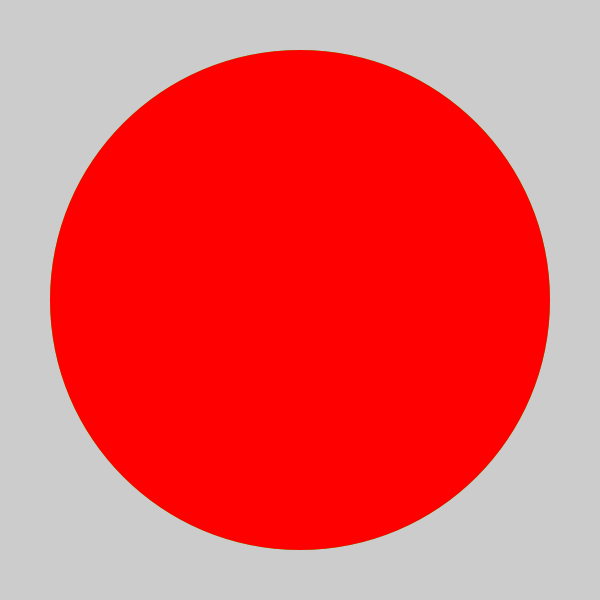
Frame 1 (no input)
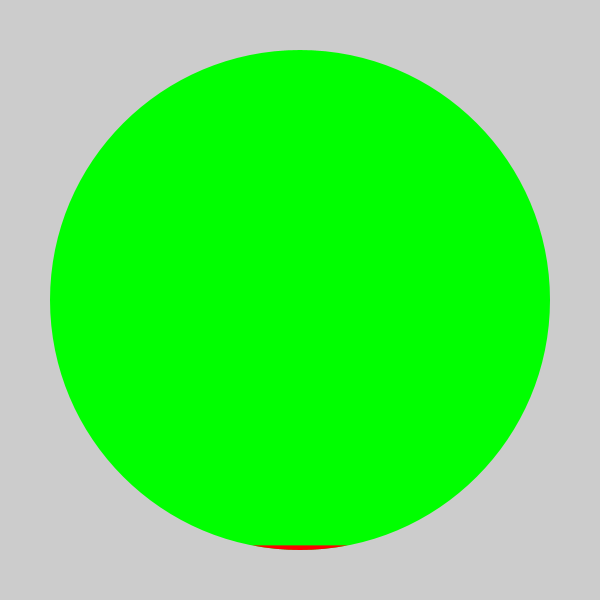
Frame 60 (the mouse pressed at the canvas centre just before this capture)
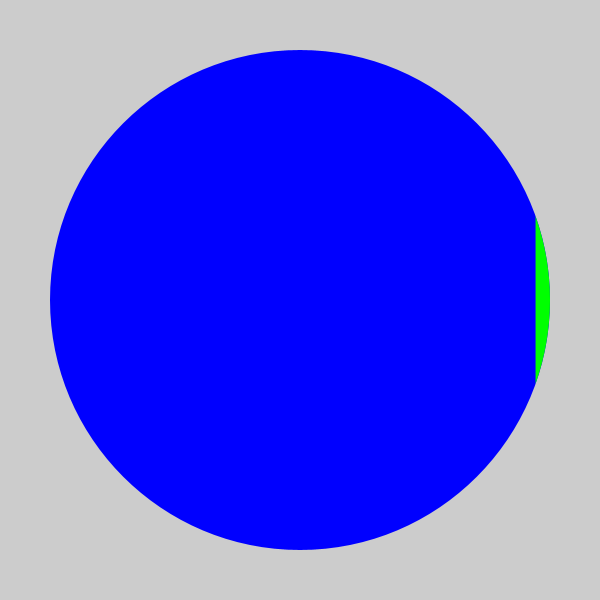
Frame 120 (the mouse held since frame 60 and released just before this capture)

The Processing sketch that drew these frames (run headless with seeded random() and noise(); from frame 60 on, the mouse is pressed at the canvas centre):

// Processing sketch: driveLoader
// ── driveLoader.pde
float diam = 500 ;
float theta = 0 ;
color[] c = { color(255, 0, 0),
              color(0, 255, 0),
              color(0, 0, 255),
              color(255, 255, 0) } ; // R, G, B, Y
int colorNum =0 ;
float[] startAdj = { -HALF_PI,
                     -PI,
                     -PI - HALF_PI,
                     -TWO_PI } ;
float[] endAdj = { PI + HALF_PI,
                   PI,
                   HALF_PI,
                   0 } ;

void setup() {
  size(600, 600) ;
  noStroke() ;
  fill(c[0]) ;
}

void draw() {
  background(204) ;
  fill(c[(colorNum + 1) % c.length]) ;
  ellipse(width/2, height/2, diam, diam) ;
  fill(c[colorNum]) ;
  arc(width/2, height/2, diam, diam, startAdj[colorNum] + theta, endAdj[colorNum] - theta, CHORD) ;
  theta += 0.05 ;
  if(theta > PI) {
    theta = 0 ;
    colorNum = (colorNum + 1) % c.length ;
  }
}
